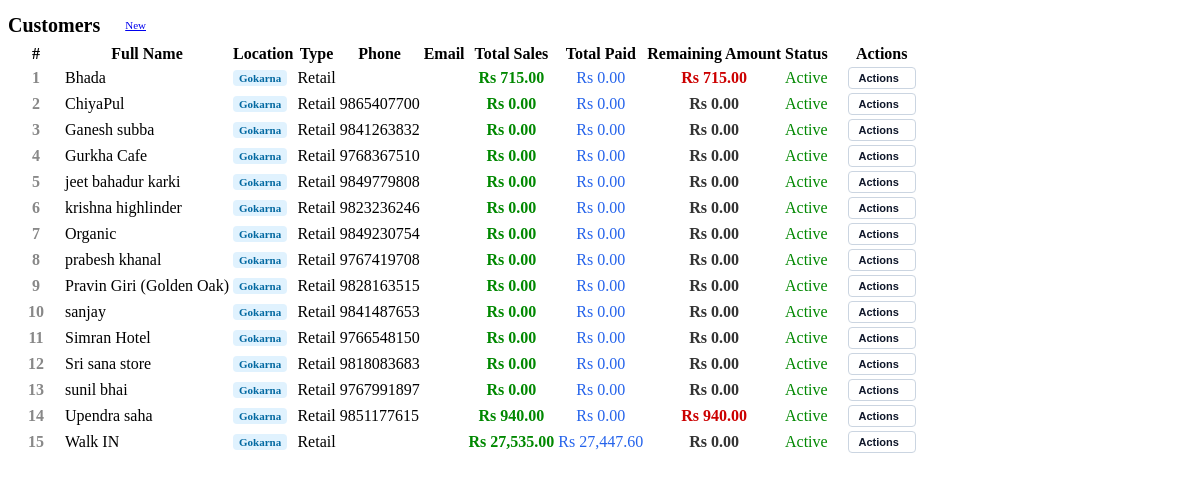
Page /forms/modules/master/customer/customer_list.php on the earlier database version.
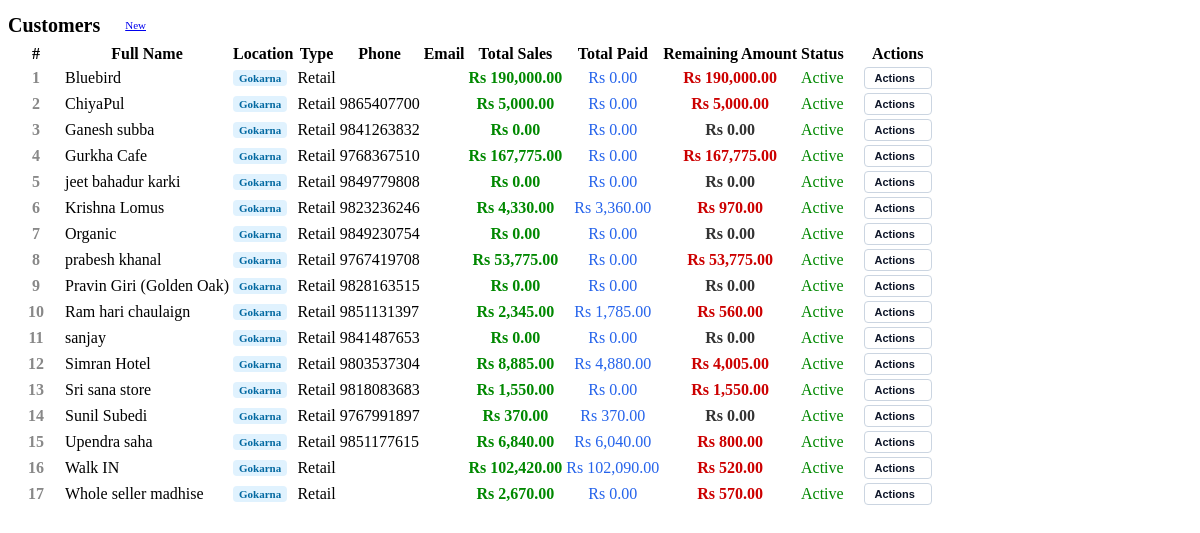
Same page on the later database version.
### tables this page shows
CREATE TABLE `customers` (
  `id` varchar(36) NOT NULL,
  `customer_code` varchar(20) DEFAULT NULL,
  `full_name` varchar(150) NOT NULL,
  `customer_type` enum('retail','wholesale','bar','hotel') NOT NULL,
  `location_id` varchar(36) DEFAULT NULL,
  `phone` varchar(20) DEFAULT NULL,
  `email` varchar(150) DEFAULT NULL,
  `pan_number` varchar(20) DEFAULT NULL,
  `receivable_account_id` varchar(36) NOT NULL,
  `credit_limit` decimal(14,2) DEFAULT NULL,
  `payment_terms_days` int(11) DEFAULT NULL,
  `is_active` tinyint(1) NOT NULL DEFAULT 1,
  `created_at` timestamp NOT NULL DEFAULT current_timestamp(),
  `is_deleted` tinyint(1) DEFAULT 0,
  `updated_at` timestamp NOT NULL DEFAULT current_timestamp() ON UPDATE current_timestamp(),
  PRIMARY KEY (`id`),
  UNIQUE KEY `customer_code` (`customer_code`),
  KEY `receivable_account_id` (`receivable_account_id`),
  KEY `location_id` (`location_id`),
  KEY `idx_cust_del_act` (`is_deleted`,`is_active`),
  KEY `idx_cust_created` (`created_at`,`is_deleted`),
  CONSTRAINT `customers_ibfk_1` FOREIGN KEY (`receivable_account_id`) REFERENCES `accounts` (`id`)
);

### forms/modules/master/customer/customer_list.php (the view, shortened to what the rows shown need)
<?php
require_once 'database/DBConnection.php';
$db = db();
$show_all = isset($_GET['show_all']) && $_GET['show_all'] == '1';
$status_filter = $show_all ? "" : " AND c.is_active = 1 ";
$customers = $db->fetchAll(
    "
    SELECT c.*, loc.name as location_name,
    ((
        SELECT COALESCE(SUM(ci.total_amount), 0)
        FROM customer_invoices ci
        JOIN transaction_headers th ON ci.header_id = th.id
        WHERE ci.customer_id = c.id AND th.is_deleted = 0 AND th.status NOT IN ('void', 'voided', 'draft')
    ) + (
        SELECT COALESCE(SUM(CASE WHEN j.entry_type='debit' THEN j.amount ELSE -j.amount END), 0)
        FROM journal_entries j
        JOIN transaction_headers th ON j.header_id = th.id
        WHERE (j.party_id = c.id OR th.party_id = c.id) AND (j.party_type = 'customer' OR j.party_type IS NULL) AND th.is_deleted = 0 AND th.status NOT IN ('void', 'voided', 'draft') AND th.txn_type IN ('Journal', 'journal_entry')
    )) AS total_sales,
    (
        SELECT COALESCE(SUM(p.amount), 0)
        FROM payments p
        JOIN transaction_headers th ON p.header_id = th.id
        WHERE p.customer_id = c.id AND th.is_deleted = 0 AND th.status NOT IN ('void', 'voided', 'draft')
    ) AS total_paid,
    ((
        SELECT COALESCE(SUM(ci.balance_due), 0)
        FROM customer_invoices ci
        JOIN transaction_headers th ON ci.header_id = th.id
        WHERE ci.customer_id = c.id AND th.is_deleted = 0 AND th.status NOT IN ('void', 'voided', 'draft')
    ) + COALESCE((
        SELECT SUM(
            CASE WHEN j.party_id = c.id THEN (CASE WHEN j.entry_type='debit' THEN j.amount ELSE -j.amount END) ELSE 0 END
        ) - COALESCE((
            SELECT SUM(CAST(SUBSTRING_INDEX(tl.link_type, ':', -1) AS DECIMAL(10,2)))
            FROM transaction_links tl
            JOIN transaction_headers ph ON tl.parent_id = ph.id
            JOIN payments p ON ph.id = p.header_id
            WHERE tl.child_id = th.id
              AND tl.link_type LIKE 'payment:%'
              AND p.customer_id = c.id
              AND ph.is_deleted = 0 AND ph.status NOT IN ('void', 'voided', 'draft')
        ), 0.00)
        FROM journal_entries j
        JOIN transaction_headers th ON j.header_id = th.id
        WHERE j.party_id = c.id AND (j.party_type = 'customer' OR j.party_type IS NULL) AND th.is_deleted = 0 AND th.status NOT IN ('void', 'voided', 'draft') AND th.txn_type IN ('Journal', 'journal_entry')
    ), 0.00)) AS total_due
    FROM customers c
    LEFT JOIN locations loc ON c.location_id = loc.id
    WHERE c.is_deleted = 0 $status_filter
    ORDER BY c.full_name ASC
"
);
?>
<div class="ns-page-header" style="display: flex; align-items: center; gap: 15px;">
    <h1 class="ns-page-title" style="margin: 0; font-size: 20px; font-weight: 800;">
        Customers
    </h1>
</div>
<div class="ns-portlet" style="overflow: visible !important;">
    <div class="ns-portlet-content" style="overflow: visible !important;">
        <table class="ns-table">
            <thead>
                <tr>
                    <th width="50" style="text-align: center;">#</th>
                    <th>Full Name</th>
                    <th>Location</th>
                    <th>Type</th>
                    <th>Phone</th>
                    <th>Email</th>
                    <th style="text-align: center;">Total Sales</th>
                    <th style="text-align: center;">Total Paid</th>
                    <th style="text-align: center;">Remaining Amount</th>
                    <th>Status</th>
                    <th width="100" style="text-align: center;">Actions</th>
                </tr>
            </thead>
            <tbody>
                <?php $sn = 1; foreach ($customers as $row):
                    $remaining = $row['total_due'];
                ?>
                <tr>
                    <td style="text-align: center; color: #888; font-weight: 600;"><?php echo $sn++; ?></td>
                    <td><?php echo htmlspecialchars($row['full_name']); ?></td>
                    <td><span style="font-weight: 600; font-size: 11px; padding: 2px 6px; border-radius: 4px; background: #e0f2fe; color: #0369a1;"><?php echo htmlspecialchars($row['location_name'] ?? 'Gokarna'); ?></span></td>
                    <td><?php echo htmlspecialchars(ucfirst($row['customer_type'])); ?></td>
                    <td><?php echo htmlspecialchars($row['phone']); ?></td>
                    <td><?php echo htmlspecialchars($row['email']); ?></td>
                    <td style="text-align: center; font-weight: 600; color: #080;">Rs <?php echo number_format($row['total_sales'], 2); ?></td>
                    <td style="text-align: center; color: #2563eb;">Rs <?php echo number_format($row['total_paid'], 2); ?></td>
                    <td style="text-align: center; font-weight: 600; color: <?php echo $remaining > 0 ? '#c00' : '#333'; ?>">Rs <?php echo number_format($remaining, 2); ?></td>
                    <td>
                        <span style="color: <?php echo $row['is_active'] ? '#080' : '#c00'; ?>">
                            <?php echo $row['is_active'] ? 'Active' : 'Inactive'; ?>
                        </span>
                    </td>
                    <td style="text-align: center;">
                        <div style="position: relative; display: inline-block;">
                            <button type="button" class="ns-action-btn ns-dropdown-toggle">
                                Actions <i class="fas fa-chevron-down" style="font-size: 10px;"></i>
                            </button>
                        </div>
                    </td>
                </tr>
                <?php endforeach; ?>
            </tbody>
        </table>
    </div>
</div>

Differences in the rows shown:
added customers: full_name "Bluebird", location_name "Gokarna", customer_type "Retail", total_sales "190,000.00", total_paid "0.00", remaining "190,000.00", is_active "Active"
changed customers "ChiyaPul": total_sales "0.00" → "5,000.00"; remaining "0.00" → "5,000.00"
changed customers "Gurkha Cafe": total_sales "0.00" → "167,775.00"; remaining "0.00" → "167,775.00"
changed customers: full_name "krishna highlinder" → "Krishna Lomus"; total_sales "0.00" → "4,330.00"; total_paid "0.00" → "3,360.00"; remaining "0.00" → "970.00"
changed customers "prabesh khanal": total_sales "0.00" → "53,775.00"; remaining "0.00" → "53,775.00"
changed customers: full_name "Bhada" → "Ram hari chaulaign"; phone (not shown) → "9851131397"; total_sales "715.00" → "2,345.00"; total_paid "0.00" → "1,785.00"; remaining "715.00" → "560.00"; moves down the list
changed customers "Simran Hotel": phone "9766548150" → "9803537304"; total_sales "0.00" → "8,885.00"; total_paid "0.00" → "4,880.00"; remaining "0.00" → "4,005.00"
changed customers "Sri sana store": total_sales "0.00" → "1,550.00"; remaining "0.00" → "1,550.00"
changed customers: full_name "sunil bhai" → "Sunil Subedi"; total_sales "0.00" → "370.00"; total_paid "0.00" → "370.00"
changed customers "Upendra saha": total_sales "940.00" → "6,840.00"; total_paid "0.00" → "6,040.00"; remaining "940.00" → "800.00"
changed customers "Walk IN": total_sales "27,535.00" → "102,420.00"; total_paid "27,447.60" → "102,090.00"; remaining "0.00" → "520.00"
now on this page (row edited): customers: full_name "Whole seller madhise", location_name "Gokarna", customer_type "Retail", total_sales "2,670.00", total_paid "0.00", remaining "570.00", is_active "Active"
